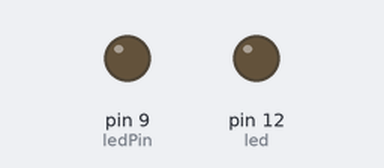
The sketch below on a simulated Arduino Uno, built with avr-gcc and run on an emulated ATmega328P. On the bench: output pins drawn as LEDs (lit = HIGH).

Above: at 0.5 s.
At 2.47 s:
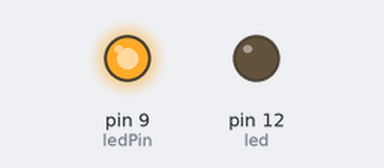
Timing chart, 0 to 3.0 s (numbered marks = the images above):
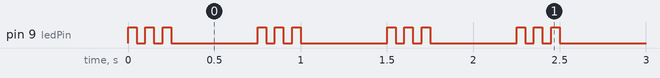

Measured:
- by itself, pin 9 (ledPin): repeats every 0.75 s: 2 × (LOW 0.05 s, HIGH 0.05 s), LOW 0.50 s, HIGH 0.05 s

The sketch:

sketch_jun21a.ino
```cpp
int ledPin=9;
int led=12;

void setup()
{
  pinMode(ledPin, OUTPUT);
  pinMode(led, OUTPUT);
}

void loop()
{
digitalWrite(ledPin, HIGH);
delay(50);
digitalWrite(ledPin, LOW);
delay(50);
digitalWrite(ledPin, HIGH);
delay(50);
digitalWrite(ledPin, LOW);
delay(50);
digitalWrite(ledPin, HIGH);
delay(50);
digitalWrite(ledPin, LOW);
delay(500);
//
//digitalWrite(led, HIGH);
//delay(50);
//digitalWrite(led, LOW);
//delay(50);
//digitalWrite(led, HIGH);
//delay(50);
//digitalWrite(led, LOW);
//delay(50);
//digitalWrite(led, HIGH);
//delay(50);
//digitalWrite(led, LOW);
//delay(50);

}
```
